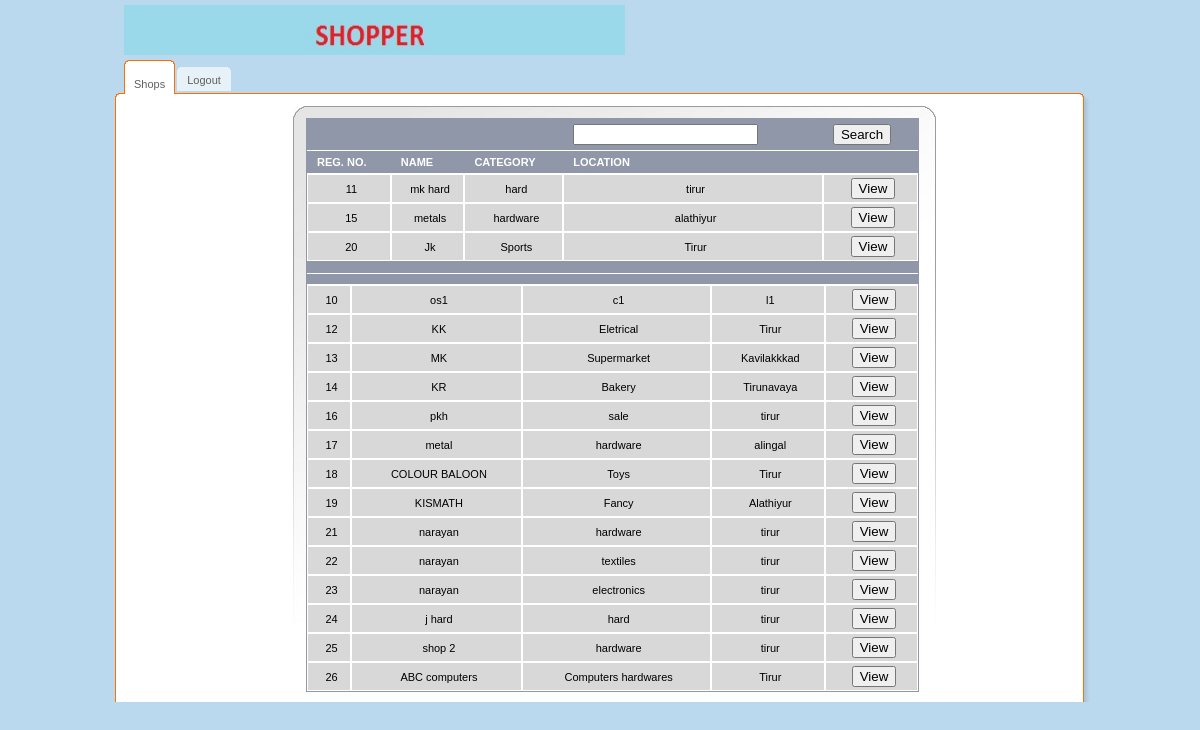
The app's page /src/shops.php?owner=6 with its own data.
### tables this page shows
CREATE TABLE IF NOT EXISTS `shop` (
  `reg.no` int(50) NOT NULL AUTO_INCREMENT,
  `name` varchar(50) NOT NULL,
  `category` varchar(50) NOT NULL,
  `location` varchar(50) NOT NULL,
  `owner` int(11) NOT NULL,
  `admin` int(11) NOT NULL DEFAULT '0',
  PRIMARY KEY (`reg.no`)
);

### src/shops.php (the view, shortened to what this page needs)
<!DOCTYPE html PUBLIC "-//W3C//DTD XHTML 1.0 Transitional//EN" "http://www.w3.org/TR/xhtml1/DTD/xhtml1-transitional.dtd">
<html>
    <head>
    </head>
    <body>
        <div id="main">
            <div id="header">
                <a href="shops.php" class="logo"><img src="../img/logos.jpeg" width="501" height="50" alt=""/></a>
                <ul id="top-navigation">
                    <li class="active"><span><span><a href="shops.php">Shops</a></span></span></li>
                    <li><span><span><a href="../index.php">Logout</a></span></span></li>
                </ul>
            </div>
            <div id="middle">
                <div id="left-column">
                </div>
                <div id="center-column">
                    <table class="listing form" cellpadding="0" cellspacing="0">
                        <tr>
                            <th class="full" ></th>
                            <th class="full" ></th>
                            <th class="full" ></th>
                            <th class="full" ><input type="text" name="search_key" value="" /></th>
                            <th class="full" ><input type="button" value="Search" name="search" /></th>
                        </tr>
                        <tr>
                            <th class="full" >Reg. No.</th>
                            <th class="full" >Name</th>
                            <th class="full" >Category</th>
                            <th class="full" >Location</th>
                            <th class="full" ></th>
                        </tr>
                        <?php
                        require 'dbconfig.php';
                        try {
                            $conn = new PDO("mysql:host=$host;dbname=$dbname", $username, $password);
                            $owner = $_GET['owner'];
                            $bill_id_sql = "SELECT * FROM SHOP where owner=$owner";
                            $result = $conn->prepare($bill_id_sql);
                            if ($result->execute()) {
                                while ($row = $result->fetch(PDO::FETCH_ASSOC)) {
                                    echo '<tr>
                            <td>' . $row['reg.no'] . '</td>
                            <td>' . $row['name'] . '</td>
                            <td>' . $row['category'] . '</td>
                            <td>' . $row['location'] . '</td>
                            <td><a href="shop_details.php?id=' . $row['reg.no'] . '"><input type="button" value="View" name="view" /></a></td>
                        </tr>';
                                }
                            } else {
                                die("Can't execute the query");
                            }
                        } catch (PDOException $pe) {
                            die("Can't connect to the database $dbname :" . $pe->getMessage());
                        }
                        ?>
                    </table>
                    <table class="listing form" cellpadding="0" cellspacing="0">
                        <tr>
                            <th class="full" ></th>
                            <th class="full" ></th>
                            <th class="full" ></th>
                            <th class="full" ></th>
                            <th class="full" ></th>
                        </tr>
                        <tr>
                            <th class="full" ></th>
                            <th class="full" ></th>
                            <th class="full" ></th>
                            <th class="full" ></th>
                            <th class="full" ></th>
                        </tr>
                        <?php
                        require 'dbconfig.php';
                        try {
                            $conn = new PDO("mysql:host=$host;dbname=$dbname", $username, $password);
                            $owner = $_GET['owner'];
                            $bill_id_sql = "SELECT * FROM SHOP where owner!=$owner";
                            $result = $conn->prepare($bill_id_sql);
                            if ($result->execute()) {
                                while ($row = $result->fetch(PDO::FETCH_ASSOC)) {
                                    echo '<tr>
                            <td>' . $row['reg.no'] . '</td>
                            <td>' . $row['name'] . '</td>
                            <td>' . $row['category'] . '</td>
                            <td>' . $row['location'] . '</td>
                            <td><a href="shop_details.php?id=' . $row['reg.no'] . '"><input type="button" value="View" name="view" /></a></td>
                        </tr>';
                                }
                            } else {
                                die("Can't execute the query");
                            }
                        } catch (PDOException $pe) {
                            die("Can't connect to the database $dbname :" . $pe->getMessage());
                        }
                        ?>
                    </table>
                </div>
            </div>
        </div>
    </body>
</html>

### css/all.css (style rules this page uses)
body { margin:0;padding:0;background:#BBD9EE;color:#000;font-family:tahoma,arial,sans-serif;font-size:11px; }
img { border:none; }
a { color:#060606;text-decoration:none }
input { vertical-align:middle }
#main { width:992px;margin:0 auto; }
#header { position:relative;width:992px;height:106px;background:url(../img/bg-header.gif) no-repeat left bottom; }
a.logo { position:absolute;top:5px;left:20px; }
#top-navigation { position:absolute;top:60px;left:20px;margin:0;padding:0;list-style:none; }
#top-navigation li { float:left;margin:0 3px 0 0;height:34px;background:url(../img/tab.gif) repeat-x top; }
#top-navigation li a { float:left;display:block;height:20px;line-height:19px;color:#606060;padding:4px 0 0 0; }
#top-navigation li span { float:left;background:url(../img/tab-left.gif) no-repeat left top; }
#top-navigation li span span { background:url(../img/tab-right.gif) no-repeat right top;padding:7px 10px 0 10px; }
#top-navigation li.active { padding:0;height:34px;background:url(../img/tab-active.gif) repeat-x top;margin-right:2px; }
#top-navigation li.active span { background:url(../img/tab-active-left.gif) no-repeat left top;height:34px; }
#top-navigation li.active span span { background:url(../img/tab-active-right.gif) no-repeat right top;height:23px;padding:11px 10px 0 10px;line-height:19px;color:#606060; }
#middle { float:left;width:967px;background:url(../img/bg-middle.gif) repeat-y left;padding:0 13px 0 12px; }
#left-column { float:left;padding:1px 14px 0 12px;width:151px; }
#center-column { float:left;width:614px;background:url(../img/bg-center-column.jpg) no-repeat left top;min-height:584px;padding:12px 16px 0 13px; }
table.listing { border-bottom:1px solid #9097A9;width:613px;padding:0;margin:0;border:1px solid #9097A9; }
table.listing th { border-top:0!important; }
table.listing th.full { border-left:0;border-right:0!important;text-align:left;text-transform:uppercase; }
table.listing td,table.listing th { border:1px solid #fff;text-align:center; }
table.listing th { background:#9097A9;color:#fff;padding:5px; }
table.listing td { background:#D8D8D8;color:#000;padding:3px 5px; }
table.form th,table.form td { padding-left:10px; }

### records on screen
shop: no "11", name "mk hard", category "hard", location "tirur"
shop: no "15", name "metals", category "hardware", location "alathiyur"
shop: no "20", name "Jk", category "Sports", location "Tirur"
shop: no "10", name "os1", category "c1", location "l1"
shop: no "12", name "KK", category "Eletrical", location "Tirur"
shop: no "13", name "MK", category "Supermarket", location "Kavilakkkad"
shop: no "14", name "KR", category "Bakery", location "Tirunavaya"
shop: no "16", name "pkh", category "sale", location "tirur"
shop: no "17", name "metal", category "hardware", location "alingal"
shop: no "18", name "COLOUR BALOON", category "Toys", location "Tirur"
shop: no "19", name "KISMATH", category "Fancy", location "Alathiyur"
shop: no "21", name "narayan", category "hardware", location "tirur"
shop: no "22", name "narayan", category "textiles", location "tirur"
shop: no "23", name "narayan", category "electronics", location "tirur"
shop: no "24", name "j hard", category "hard", location "tirur"
shop: no "25", name "shop 2", category "hardware", location "tirur"
shop: no "26", name "ABC computers", category "Computers hardwares", location "Tirur"
